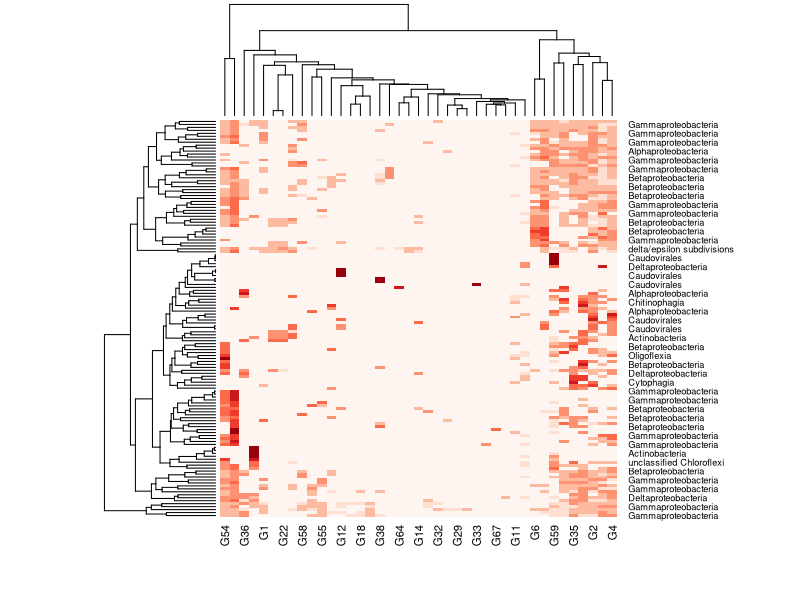
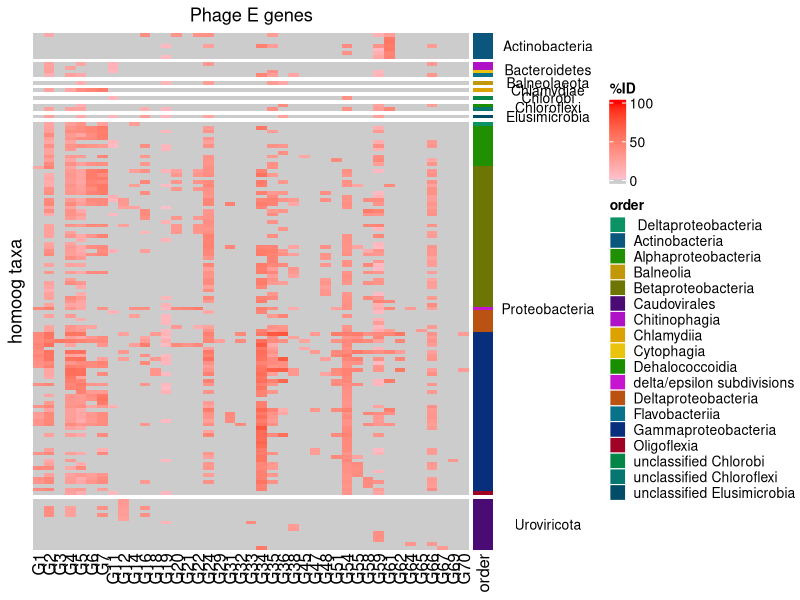
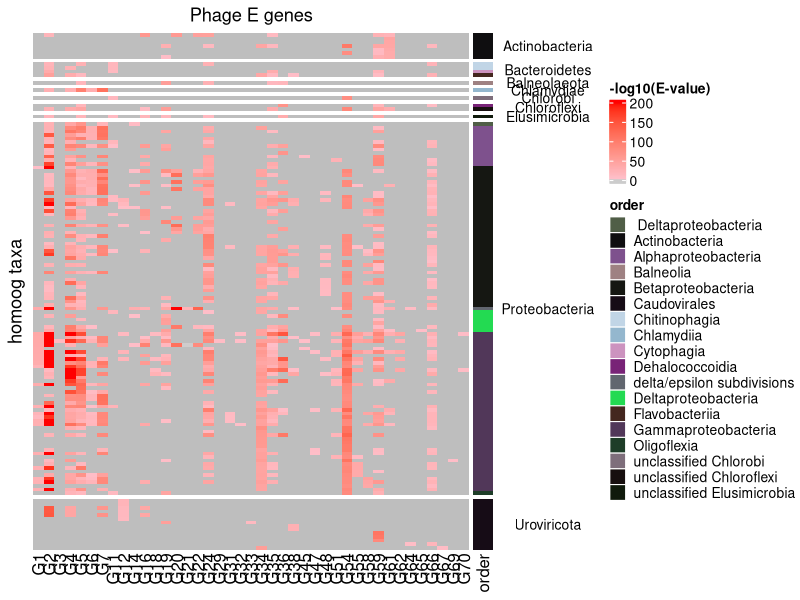

Recreate these plots in R, in order. (Note: this script raises an error after producing the figures.)
## ---- chunk 1
library(here)
library(tidyverse)
library(cowplot)
# library(heatmaply)
## ---- chunk 2


ident <- read_csv(here("data","20210412_phylum_perc-id.csv"))
e.val <- read_csv(here("data","20210412_phylum_evalue.csv"))

#From Sarit:
# at the taxonomy, the first word is the Phylum, and the second is the order

taxa <- ident%>%
  select(Genus, Taxonomy )%>%
  separate(Taxonomy,into = c("phylum", "order", "extra"), sep = ";", extra = "merge")


## ---- chunk 3
# https://www.datanovia.com/en/lessons/heatmap-in-r-static-and-interactive-visualization/
library(RColorBrewer)
# R base heatmap: heatmap()  
d <- ident%>%
  select(-Taxonomy)%>%
  left_join(.,taxa[,1:3])%>%
  select(-Genus, -order, -phylum) %>% 
  as.matrix()  
row.names(d) <- left_join(ident,taxa[,1:3])%>%pull(order)


pdf(file = here("hm.pdf"),width = 8, height = 8 )
# par(mar=c(20,20,20,20))
heatmap(d, col = brewer.pal(8, "Reds"))
dev.off()
## ---- chunk 4
# https://jokergoo.github.io/ComplexHeatmap-reference/book/
library(ComplexHeatmap)
library(cluster)
library(circlize)

d <- ident%>%
  select(-Taxonomy)%>%
  left_join(.,taxa[,1:3])%>%
  select(-Genus)

col_fun = colorRamp2(c(0, 1, 100), c("grey80", "pink", "red"))


# Create the heatmap annotation
ha = rowAnnotation(phylum = anno_text(d$phylum, gp = gpar(fontsize = 12)))
## ---- chunk 5
pdf(file = here("perc-id.pdf"),width = 11, height = 8 )
Heatmap(d %>% select(where(is.numeric)) %>% as.matrix(),
         col = col_fun,
        # rect_gp = gpar(col = "grey", lwd = .2),
        
        name = "%ID", #title of legend
        column_title = "Phage E genes", row_title = "homoog taxa",
        
        right_annotation = rowAnnotation(
          order = d$order,
          phylum = anno_block(gp = gpar(fill = "white", col=NA),
                              labels = levels(factor(d$phylum)), 
                              labels_gp = gpar(col = "black", fontsize = 10),
                              labels_rot = 0)),
        row_split =  factor(d$phylum),
        row_order = order(d$order),
        column_order = colnames(d %>% select(where(is.numeric))) %>% parse_number() %>% order()
)

dev.off()
## ---- chunk 6

d <-e.val %>% 
  separate(Taxonomy,into = c("phylum", "order", "extra"), sep = ";", extra = "merge") %>% 
  select(-extra, -Genus) %>% 
   mutate_if(is.numeric,  ~ -1*log10(.))

col_fun = colorRamp2(c(0, 1, 200), c("grey80", "pink", "red"))

pdf(file = here("e-value.pdf"),width = 11, height = 8 )
Heatmap(d %>% select(where(is.numeric)) %>% as.matrix(),
         col = col_fun,
        # rect_gp = gpar(col = "grey", lwd = .2),
        
        name = "-log10(E-value)", #title of legend
        column_title = "Phage E genes", row_title = "homoog taxa",
        
        right_annotation = rowAnnotation(
          order = d$order,
          phylum = anno_block(gp = gpar(fill = "white", col=NA),
                              labels = levels(factor(d$phylum)), 
                              labels_gp = gpar(col = "black", fontsize = 10),
                              labels_rot = 0)),
        row_split =  factor(d$phylum),
        row_order = order(d$order),
        column_order = colnames(d %>% select(where(is.numeric))) %>% parse_number() %>% order()
)

dev.off()
## ---- chunk 7
#https://cran.r-project.org/web/packages/heatmaply/vignettes/heatmaply.html

d <- ident%>%
  select(-Taxonomy)%>%
  left_join(.,taxa[,1:3])%>%
  select(-Genus)

# apply(select(d, -phylum, -order), 2, function(x) sum(!is.na(x)))
# apply(select(d, -phylum, -order), 1, function(x) sum(!is.na(x)))

# heatmaply(d, na.value = "blue", 
#           scale_fill_gradient_fun = scale_fill_gradient2(low = "gray95", high = "red"),
#           xlab = "Phage E gene",
#           ylab = "Taxa",
#           file = "id1_heatmaply_plot.html")

heatmaply(d, na.value = "blue", 
          scale_fill_gradient_fun = scale_fill_gradient2(low = "gray95", high = "red"),
          xlab = "Phage E gene",
          ylab = "Taxa",
          file = here("id1_heatmaply_plot.png"))



ggheatmap(d,
          scale_fill_gradient_fun = scale_fill_gradient2(low = "gray95", high = "red"),
          xlab = "Phage E gene",
          ylab = "Taxa",
          hide_colorbar = TRUE)

## ---- chunk 8
genes <- read_csv("genes.csv")

genes$`ORF No.` <- str_c("G", genes$`ORF No.`)
genes$label <- str_c(str_replace_na(genes$`Predicted Function`, replacement = "NA"),genes$`ORF No.`, sep = "_" )
genes$label <- str_remove(genes$label, "NA_")
labels <- 
ident%>%
 select(contains("G"))%>%
  select(-Genus)%>%
  colnames()

genes%>%
  filter(genes$`ORF No.` %in% labels)%>%
  select(label)%>%
  deframe() -> labels

ident <- 
  ident%>%
  rename_if(is.numeric, ~labels)

ident%>%
  select(-Taxonomy)%>%
  left_join(., taxa[,1:3])%>%
  column_to_rownames("Genus")%>%
  heatmaply(., 
          scale_fill_gradient_fun = scale_fill_gradient2(low = "gray95", high = "red"),
          xlab = "Phage E gene",
          ylab = "Taxa",
          file = "id2_heatmaply_plot.html")
## ---- chunk 9
ident%>%
  select(-Taxonomy)%>%
  mutate_if(is.numeric, funs(if_else(.>0,1,0)))%>%
  left_join(., taxa[,1:3])%>%
      column_to_rownames("Genus")%>%
  heatmaply(., 
          scale_fill_gradient_fun = scale_fill_gradient2(low = "gray95", high = "red"),
          xlab = "Phage E gene",
          ylab = "Taxa",
          file = "id_PA_heatmaply_plot.html")
## ---- chunk 10
e.val%>%
  mutate_if(is.numeric,  ~ -1*log10(.))%>%
  select(-Taxonomy, Genus)%>%
  left_join(., taxa[,1:3])%>%
  column_to_rownames("Genus")%>%
heatmaply(., 
          scale_fill_gradient_fun = scale_fill_gradient2(low = "gray95", high = "red"),
          xlab = "Phage E gene",
          ylab = "Taxa",
          file = "eval1_heatmaply_plot.html")
## ---- chunk 11
e.val%>%
    mutate_if(is.numeric,  ~ -1*log10(.))%>%
  select(-Taxonomy)%>%
  # left_join(., taxa[,1:3])%>%
  column_to_rownames("Genus")%>%
  # select(-Genus)%>%
heatmaply(., 
          scale_fill_gradient_fun = scale_fill_gradient2(low = "gray95", high = "red"),
          row_side_colors = taxa[,2:3],
          xlab = "Phage E gene",
          ylab = "Taxa",
          file = "eval2_heatmaply_plot.html")
